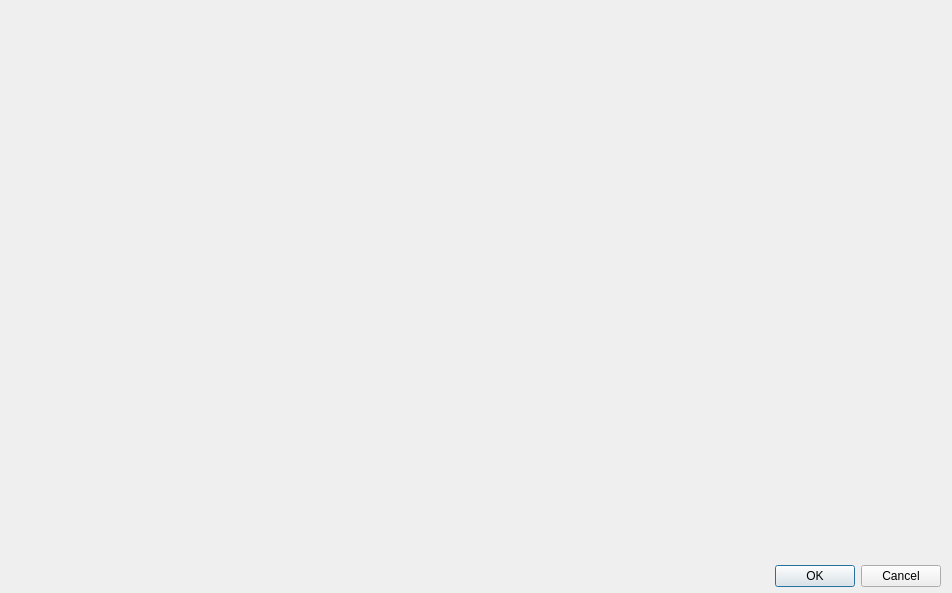
<?xml version="1.0" encoding="UTF-8"?>
<ui version="4.0">
 <class>Side_ViewerDialogBase</class>
 <widget class="QDialog" name="Side_ViewerDialogBase">
  <property name="geometry">
   <rect>
    <x>0</x>
    <y>0</y>
    <width>952</width>
    <height>593</height>
   </rect>
  </property>
  <property name="sizePolicy">
   <sizepolicy hsizetype="Expanding" vsizetype="Expanding">
    <horstretch>0</horstretch>
    <verstretch>0</verstretch>
   </sizepolicy>
  </property>
  <property name="windowTitle">
   <string>Side Viewer</string>
  </property>
  <widget class="QDialogButtonBox" name="button_box">
   <property name="geometry">
    <rect>
     <x>600</x>
     <y>560</y>
     <width>341</width>
     <height>32</height>
    </rect>
   </property>
   <property name="orientation">
    <enum>Qt::Horizontal</enum>
   </property>
   <property name="standardButtons">
    <set>QDialogButtonBox::Cancel|QDialogButtonBox::Ok</set>
   </property>
  </widget>
  <widget class="QLabel" name="pointDesc">
   <property name="geometry">
    <rect>
     <x>10</x>
     <y>570</y>
     <width>201</width>
     <height>21</height>
    </rect>
   </property>
   <property name="text">
    <string/>
   </property>
  </widget>
  <widget class="QWidget" name="verticalLayoutWidget">
   <property name="geometry">
    <rect>
     <x>10</x>
     <y>10</y>
     <width>931</width>
     <height>531</height>
    </rect>
   </property>
   <layout class="QVBoxLayout" name="verticalLayout"/>
  </widget>
 </widget>
 <resources/>
 <connections>
  <connection>
   <sender>button_box</sender>
   <signal>accepted()</signal>
   <receiver>Side_ViewerDialogBase</receiver>
   <slot>accept()</slot>
   <hints>
    <hint type="sourcelabel">
     <x>20</x>
     <y>20</y>
    </hint>
    <hint type="destinationlabel">
     <x>20</x>
     <y>20</y>
    </hint>
   </hints>
  </connection>
  <connection>
   <sender>button_box</sender>
   <signal>rejected()</signal>
   <receiver>Side_ViewerDialogBase</receiver>
   <slot>reject()</slot>
   <hints>
    <hint type="sourcelabel">
     <x>20</x>
     <y>20</y>
    </hint>
    <hint type="destinationlabel">
     <x>20</x>
     <y>20</y>
    </hint>
   </hints>
  </connection>
 </connections>
</ui>
